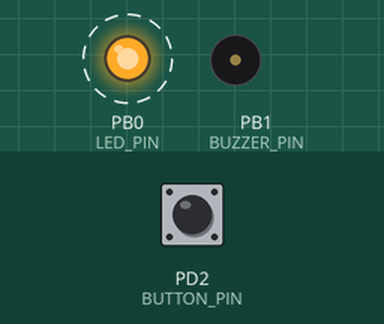
The program below on a simulated ATmega328P, built with avr-gcc and emulated at 8 MHz (the files do not name the chip). On the bench: output pins drawn as LEDs (lit = HIGH), buzzer (waves = sounding, pin HIGH). Dashed ring = blinking. The test bench sets the inputs (shaded band); at power-on: PD2 (BUTTON_PIN) HIGH. Sleep ends after the set time or at an interrupt; what the program prints to the serial monitor is not drawn.

Above: at 0.18 s.
Timing chart, 0 to 3.0 s (numbered marks = the images above):
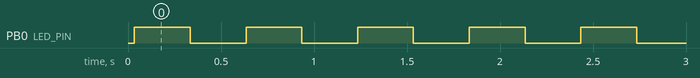

The program:

main.c
```c
#define F_CPU 8000000UL
#include <avr/io.h>
#include <avr/interrupt.h>
#include <avr/sleep.h>
#include <avr/power.h>
#include <util/delay.h>

#define LED_PIN    PB0
#define BUZZER_PIN PB1
#define BUTTON_PIN PD2
#define INACTIVITY_LIMIT 5
volatile uint16_t inactivity_counter = 0;

void USART_init(unsigned int ubrr) {
    UBRR0H = (unsigned char)(ubrr >> 8);
    UBRR0L = (unsigned char)ubrr;
    UCSR0B = (1 << TXEN0);
    UCSR0C = (1 << UCSZ01) | (1 << UCSZ00);
}

void USART_print(const char *str) {
    while (*str) {
        while (!(UCSR0A & (1 << UDRE0)));
        UDR0 = *str++;
    }
}

void Timer1_init(void) {
    TCCR1B |= (1 << WGM12) | (1 << CS12) | (1 << CS10);
    OCR1A = 7812;
    TIMSK1 |= (1 << OCIE1A);
}

ISR(TIMER1_COMPA_vect) {
    inactivity_counter++;
}

ISR(INT0_vect) {
    inactivity_counter = 0;
}


void enterSleep(void) {
    USART_print("Entering POWER-DOWN sleep...\r\n");
    PORTB &= ~(1 << LED_PIN);
    ADCSRA &= ~(1 << ADEN);
    set_sleep_mode(SLEEP_MODE_PWR_DOWN);
    cli();
    sleep_enable();
    sleep_bod_disable();
    EIFR |= (1 << INTF0);
    sei();
    sleep_cpu();
    sleep_disable();
    ADCSRA |= (1 << ADEN);
    USART_print("\nWoke up! Resuming normal operation.\r\n");

    PORTB |= (1 << BUZZER_PIN);
    _delay_ms(200);
    PORTB &= ~(1 << BUZZER_PIN);
}

int main(void) {
    /* I/O setup */
    DDRB |= (1 << LED_PIN) | (1 << BUZZER_PIN);
    DDRD &= ~(1 << BUTTON_PIN);
    PORTD |= (1 << BUTTON_PIN);
    EICRA &= ~((1 << ISC01) | (1 << ISC00)); // explicit: low-level sensing
    EIMSK |= (1 << INT0);           // unmask INT0 in Interrupt Mask Register

    USART_init(51);                 // 9600 baud @ 8MHz (UBRR = F_CPU/16/baud - 1)
    Timer1_init();

    sei();                          // global interrupt enable (I-bit in SREG)

    USART_print("System started - NORMAL OPERATION\r\n");

    while (1) {
        /* Normal operation: LED blinks to show MCU is active */
        PORTB |= (1 << LED_PIN);
        _delay_ms(300);
        PORTB &= ~(1 << LED_PIN);
        _delay_ms(300);

        if (inactivity_counter >= INACTIVITY_LIMIT) {
            enterSleep();
            inactivity_counter = 0;
        }
    }
}
```

Measured:
- by itself, PB0 (LED_PIN): alternates HIGH for 0.30 s and LOW for 0.30 s, 18 changes in all, then stays LOW
